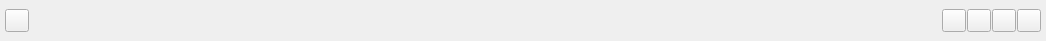
<?xml version="1.0" encoding="UTF-8"?>
<ui version="4.0">
 <class>TitleView</class>
 <widget class="QWidget" name="TitleView">
  <property name="geometry">
   <rect>
    <x>0</x>
    <y>0</y>
    <width>1046</width>
    <height>41</height>
   </rect>
  </property>
  <property name="windowTitle">
   <string>TitleView</string>
  </property>
  <layout class="QHBoxLayout" name="horizontalLayout">
   <property name="spacing">
    <number>1</number>
   </property>
   <property name="leftMargin">
    <number>5</number>
   </property>
   <property name="topMargin">
    <number>2</number>
   </property>
   <property name="rightMargin">
    <number>5</number>
   </property>
   <property name="bottomMargin">
    <number>2</number>
   </property>
   <item>
    <widget class="QToolButton" name="logo_btn">
     <property name="text">
      <string/>
     </property>
    </widget>
   </item>
   <item>
    <spacer name="horizontalSpacer">
     <property name="orientation">
      <enum>Qt::Horizontal</enum>
     </property>
     <property name="sizeHint" stdset="0">
      <size>
       <width>866</width>
       <height>20</height>
      </size>
     </property>
    </spacer>
   </item>
   <item>
    <widget class="QToolButton" name="min_btn">
     <property name="text">
      <string/>
     </property>
    </widget>
   </item>
   <item>
    <widget class="QToolButton" name="max_btn">
     <property name="text">
      <string/>
     </property>
    </widget>
   </item>
   <item>
    <widget class="QToolButton" name="restore_btn">
     <property name="text">
      <string/>
     </property>
    </widget>
   </item>
   <item>
    <widget class="QToolButton" name="close_btn">
     <property name="text">
      <string/>
     </property>
    </widget>
   </item>
  </layout>
 </widget>
 <layoutdefault spacing="6" margin="11"/>
 <resources/>
 <connections/>
</ui>
